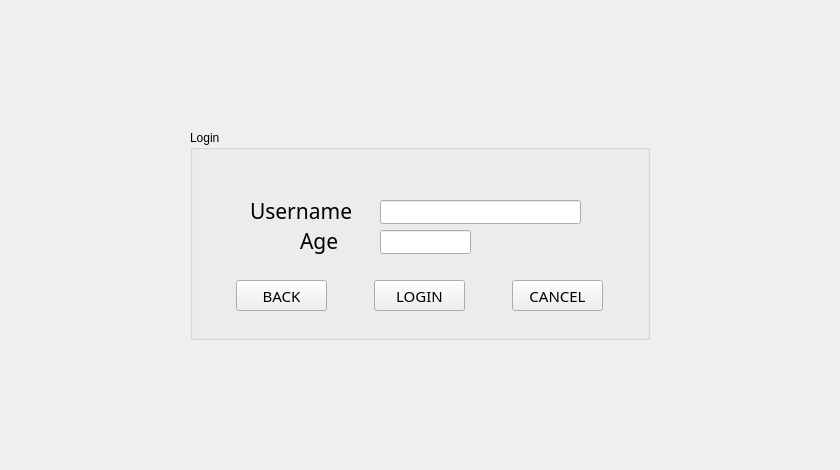
<?xml version="1.0" encoding="UTF-8"?>
<ui version="4.0">
 <class>login</class>
 <widget class="QMainWindow" name="login">
  <property name="geometry">
   <rect>
    <x>0</x>
    <y>0</y>
    <width>840</width>
    <height>470</height>
   </rect>
  </property>
  <property name="minimumSize">
   <size>
    <width>840</width>
    <height>470</height>
   </size>
  </property>
  <property name="maximumSize">
   <size>
    <width>840</width>
    <height>470</height>
   </size>
  </property>
  <property name="windowTitle">
   <string>MainWindow</string>
  </property>
  <widget class="QWidget" name="centralwidget">
   <property name="autoFillBackground">
    <bool>true</bool>
   </property>
   <widget class="QGroupBox" name="loginBox">
    <property name="geometry">
     <rect>
      <x>190</x>
      <y>130</y>
      <width>460</width>
      <height>210</height>
     </rect>
    </property>
    <property name="autoFillBackground">
     <bool>true</bool>
    </property>
    <property name="title">
     <string>Login</string>
    </property>
    <widget class="QLabel" name="label_username">
     <property name="geometry">
      <rect>
       <x>60</x>
       <y>70</y>
       <width>111</width>
       <height>21</height>
      </rect>
     </property>
     <property name="font">
      <font>
       <family>Arial Rounded MT Bold</family>
       <pointsize>16</pointsize>
       <bold>false</bold>
      </font>
     </property>
     <property name="text">
      <string>Username</string>
     </property>
    </widget>
    <widget class="QLabel" name="label_age">
     <property name="geometry">
      <rect>
       <x>110</x>
       <y>95</y>
       <width>51</width>
       <height>31</height>
      </rect>
     </property>
     <property name="font">
      <font>
       <family>Arial Rounded MT Bold</family>
       <pointsize>16</pointsize>
       <bold>false</bold>
      </font>
     </property>
     <property name="text">
      <string>Age</string>
     </property>
    </widget>
    <widget class="QLineEdit" name="lineEdit_username">
     <property name="geometry">
      <rect>
       <x>190</x>
       <y>70</y>
       <width>201</width>
       <height>24</height>
      </rect>
     </property>
    </widget>
    <widget class="QLineEdit" name="lineEdit_age">
     <property name="geometry">
      <rect>
       <x>190</x>
       <y>100</y>
       <width>91</width>
       <height>24</height>
      </rect>
     </property>
    </widget>
    <widget class="QPushButton" name="pushButton_login">
     <property name="geometry">
      <rect>
       <x>184</x>
       <y>150</y>
       <width>91</width>
       <height>31</height>
      </rect>
     </property>
     <property name="font">
      <font>
       <family>Arial Rounded MT Bold</family>
       <pointsize>11</pointsize>
      </font>
     </property>
     <property name="text">
      <string>LOGIN</string>
     </property>
    </widget>
    <widget class="QPushButton" name="pushButton_logincancel">
     <property name="geometry">
      <rect>
       <x>322</x>
       <y>150</y>
       <width>91</width>
       <height>31</height>
      </rect>
     </property>
     <property name="font">
      <font>
       <family>Arial Rounded MT Bold</family>
       <pointsize>11</pointsize>
      </font>
     </property>
     <property name="text">
      <string>CANCEL</string>
     </property>
    </widget>
    <widget class="QPushButton" name="pushButton_loginBack">
     <property name="geometry">
      <rect>
       <x>46</x>
       <y>150</y>
       <width>91</width>
       <height>31</height>
      </rect>
     </property>
     <property name="font">
      <font>
       <family>Arial Rounded MT Bold</family>
       <pointsize>11</pointsize>
      </font>
     </property>
     <property name="text">
      <string>BACK</string>
     </property>
    </widget>
   </widget>
  </widget>
 </widget>
 <resources/>
 <connections/>
</ui>
